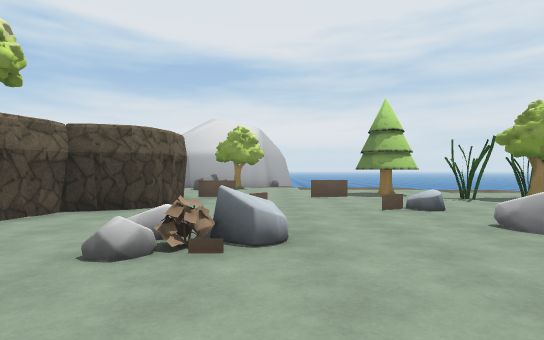
[1] (above)

21 first-person views from a walk through a 3-D level made in the Unity game engine. The camera is 1.4 m above the floor, looks level and sees 80° across. The floor is counted in squares, 2 m on a side. Each view is taken from the middle of a square. On the plan, view 1 faces up. The plan holds only what a view shows up to about 10 squares ahead; the rest is blank. The place goes on beyond the plan. The player is left out. Some animated figures are not drawn. Some surface patterns are stand-ins.

[2]
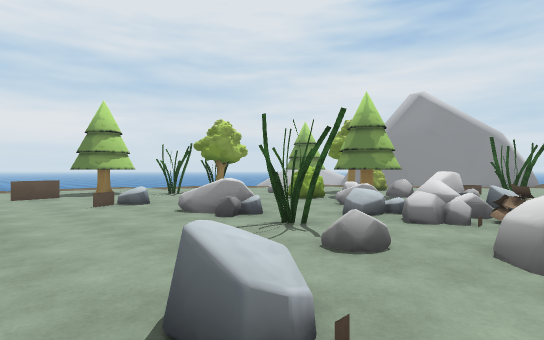

[3]
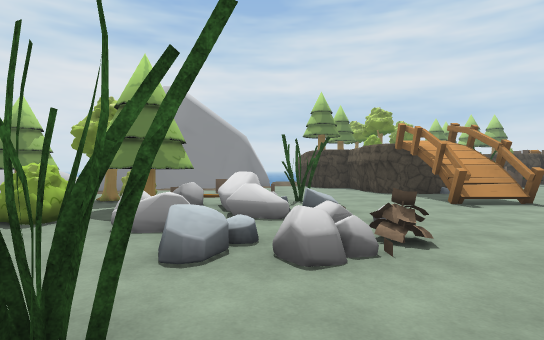

[4]
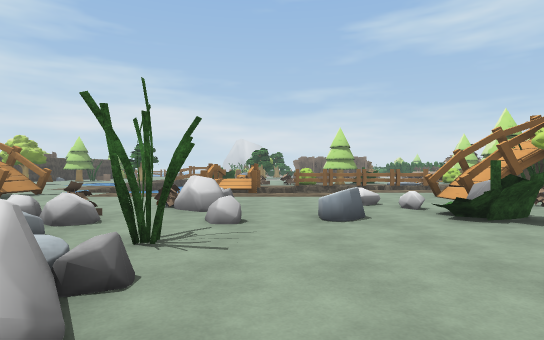

[5]
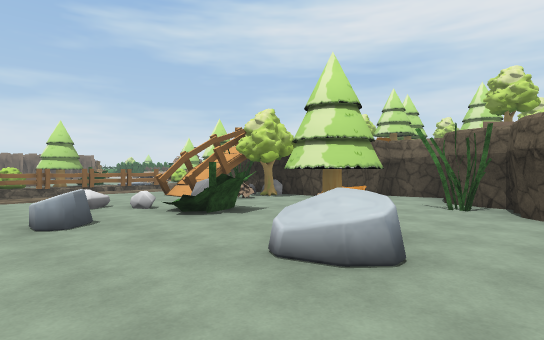

[6]
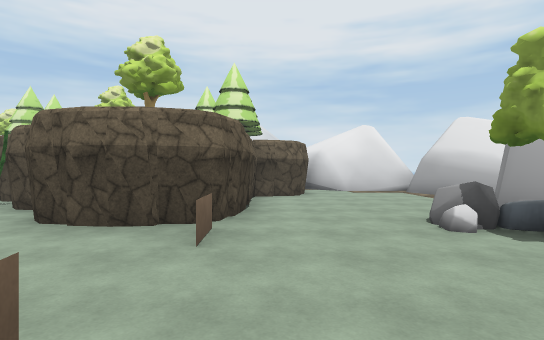

[7]
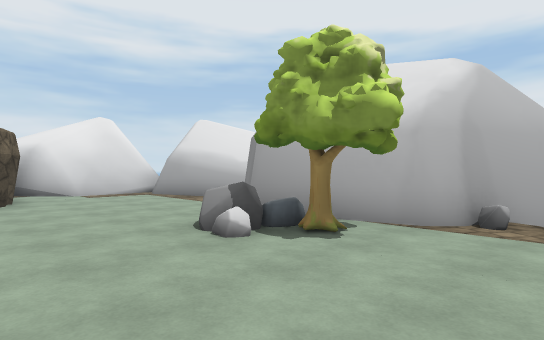

[8]
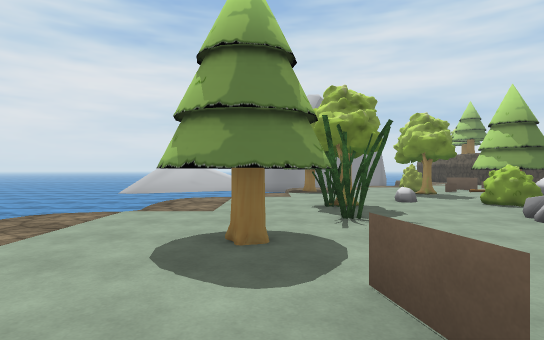

[9]
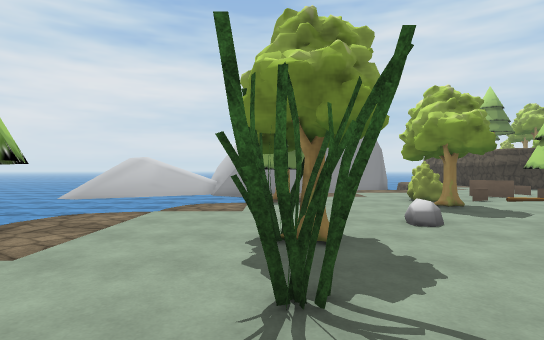

[10]
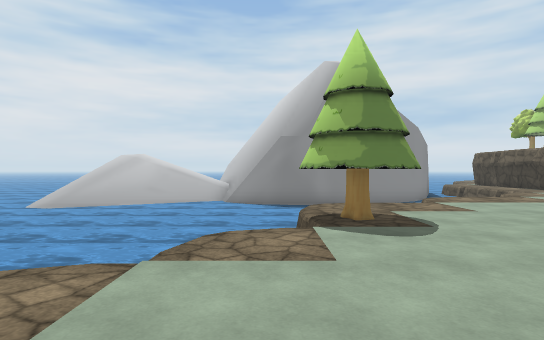

[11]
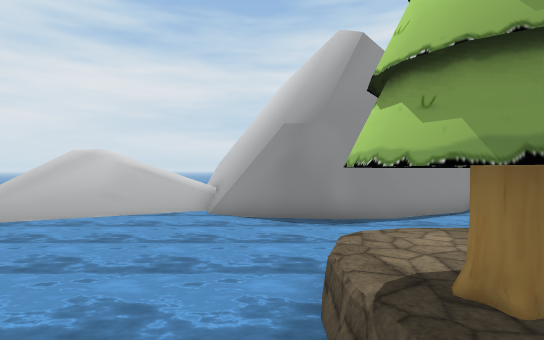

[12]
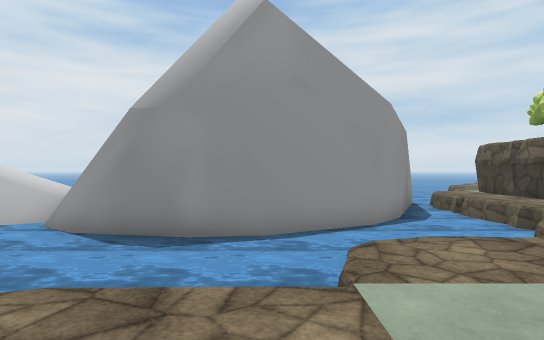

[13]
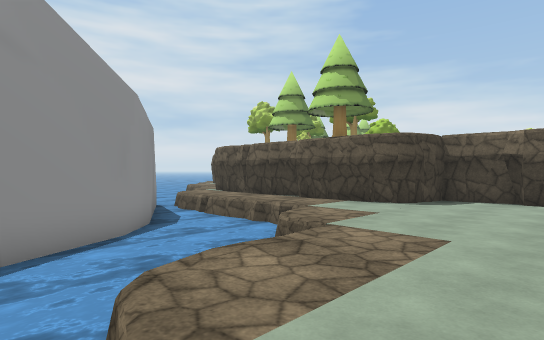

[14]
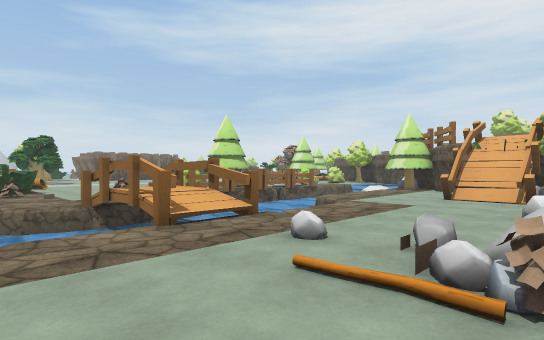

[15]
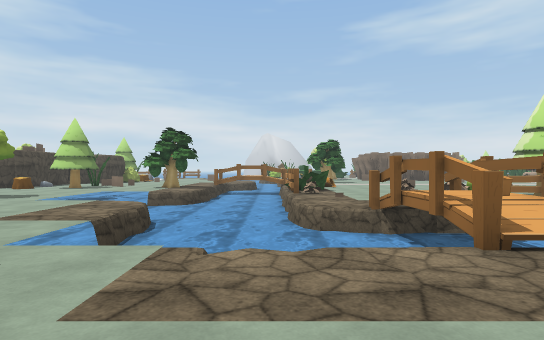

[16]
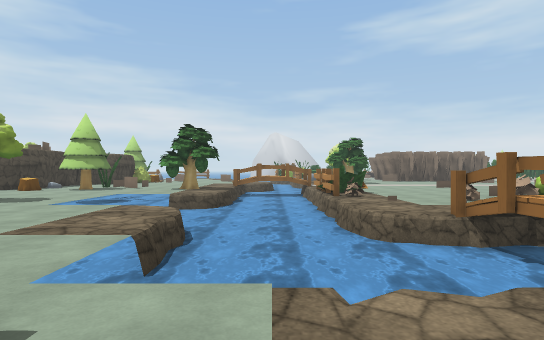

[17]
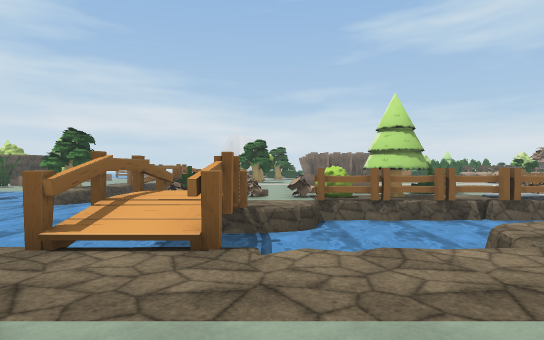

[18]
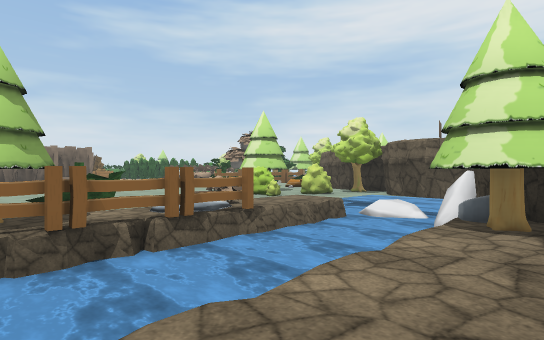

[19]
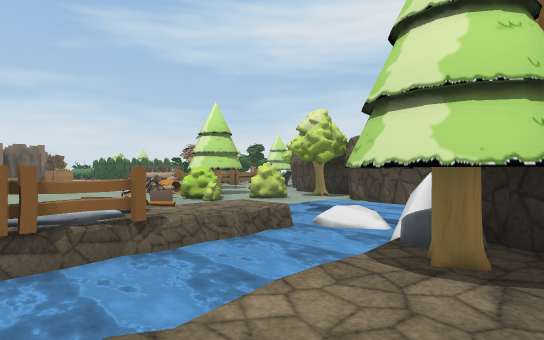

[20]
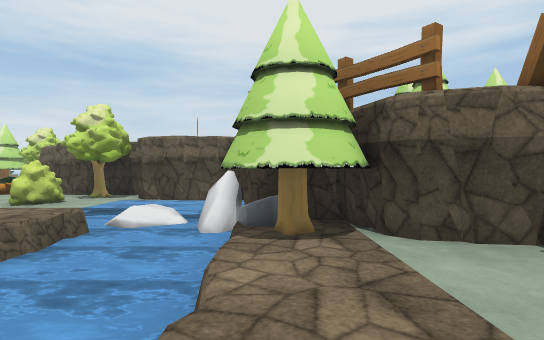

[21]
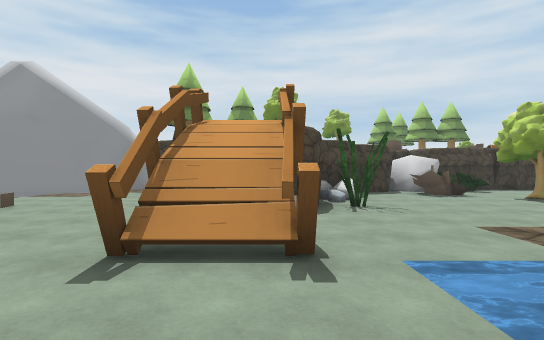

### Floor plan
Key: @ floor where view 1 was taken; # wall or solid block; . main floor; - floor 0.25 m lower than the main floor; ≈ water the walk keeps out of; ^ raised ledge; O other object.
Columns run from 11 left of view 1 to 22 right of it. Each row starts with its distance up from view 1.
 15            #       ≈≈≈≈≈≈≈≈≈^^
 14   ####.   ##        ≈≈≈≈≈≈≈≈##
 13   #.... ###..       ≈≈≈≈≈≈≈≈≈#^
 12   #......OO..        ≈≈≈≈≈≈≈≈^^
 11  ##......O.......    ≈≈≈≈≈≈≈≈≈^
 10  ###O.........O.....  ≈≈≈≈≈≈###
  9    ##O.O......OO..... O≈≈≈≈≈#
  8         #OO..O..OOO..OO.≈≈≈≈#
  7         ##............O  ≈≈≈#
  6        ##O.O.OO...O..... ≈≈≈##
  5       ##........O...OO....≈≈≈#
  4       #O...O..O..OOO.OO..  ≈≈##
  3       OO.OOO..OO.OOO.O...  ≈≈≈###
  2     O...OOO...O.OOOOO.O... ≈≈≈≈≈#
  1     ##.OO.O.O.O.O.OO...O....≈≈≈≈≈
  0       O..OO@O..OOO OO.......O  O
 -1       OOOOO...OO..........O##O###O
 -2       OO##.O..OO.......O#O##
 -3       O###..........##.##
 -4       O....      ...##.O
 -5     O#.....  OOO  ≈≈...O# #
 -6    #OOO  .   ≈##≈≈≈≈...O.OO
 -7  #OO≈O≈≈≈≈≈≈≈≈##≈≈≈≈ ......O
 -8  #O≈≈≈≈≈≈≈≈≈≈≈OO≈≈≈≈ .....O.
 -9  O-≈≈≈≈≈≈≈≈≈≈   .≈≈≈......O
-10 OO..  OOOOOOOOOO.≈≈≈≈  ..O..
-11 #.OOO.O.OOOOOOO.O≈≈≈≈≈ .....
-12 O OOOO .OOO O...O≈≈≈≈≈ ...
-13 O OOO        ..OO≈≈≈......
-14 O   O

Where each view was taken, in squares from view 1:
view 1: 0 up, 0 right, facing up
view 2: 1 down, 0 right, facing up-right
view 3: 1 up, 2 right, facing right
view 4: 5 up, 2 right, facing down
view 5: 5 up, 2 right, facing down-left
view 6: 9 up, 2 right, facing left
view 7: 9 up, 1 right, facing up-left
view 8: 9 up, 0 right, facing right
view 9: 8 up, 3 right, facing right
view 10: 9 up, 6 right, facing right
view 11: 9 up, 9 right, facing right
view 12: 6 up, 11 right, facing right
view 13: 6 up, 12 right, facing down-right
view 14: 1 down, 6 right, facing down-left
view 15: 2 down, 6 right, facing down
view 16: 3 down, 7 right, facing down
view 17: 2 down, 2 right, facing down
view 18: 5 down, 1 left, facing down-left
view 19: 5 down, 3 left, facing down-left
view 20: 6 down, 2 left, facing left
view 21: 4 down, 6 right, facing right
